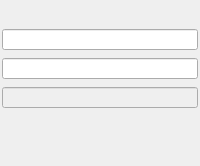
               <widget class="QFrame" name="frame_9">
                <property name="frameShape">
                 <enum>QFrame::NoFrame</enum>
                </property>
                <property name="frameShadow">
                 <enum>QFrame::Raised</enum>
                </property>
                <property name="lineWidth">
                 <number>0</number>
                </property>
                <layout class="QGridLayout" name="gridLayout_8" rowstretch="1,1,1,1,1,1,1,1">
                 <property name="leftMargin">
                  <number>2</number>
                 </property>
                 <property name="topMargin">
                  <number>2</number>
                 </property>
                 <property name="rightMargin">
                  <number>2</number>
                 </property>
                 <property name="bottomMargin">
                  <number>2</number>
                 </property>
                 <property name="horizontalSpacing">
                  <number>2</number>
                 </property>
                 <property name="verticalSpacing">
                  <number>8</number>
                 </property>
                 <item row="5" column="0">
                  <widget class="PyDMLineEdit" name="PyDMLineEdit_12">
                   <property name="enabled">
                    <bool>false</bool>
                   </property>
                   <property name="sizePolicy">
                    <sizepolicy hsizetype="Preferred" vsizetype="Preferred">
                     <horstretch>1</horstretch>
                     <verstretch>1</verstretch>
                    </sizepolicy>
                   </property>
                   <property name="maximumSize">
                    <size>
                     <width>16777215</width>
                     <height>16777215</height>
                    </size>
                   </property>
                   <property name="font">
                    <font>
                     <pointsize>8</pointsize>
                    </font>
                   </property>
                   <property name="toolTip">
                    <string/>
                   </property>
                   <property name="alarmSensitiveContent" stdset="0">
                    <bool>true</bool>
                   </property>
                   <property name="channel" stdset="0">
                    <string>ca://${DEV}:WFENG${ENG}_FRAFTTRG2</string>
                   </property>
                  </widget>
                 </item>
                 <item row="3" column="0">
                  <widget class="PyDMLineEdit" name="PyDMLineEdit_10">
                   <property name="sizePolicy">
                    <sizepolicy hsizetype="Preferred" vsizetype="Preferred">
                     <horstretch>1</horstretch>
                     <verstretch>1</verstretch>
                    </sizepolicy>
                   </property>
                   <property name="maximumSize">
                    <size>
                     <width>16777215</width>
                     <height>16777215</height>
                    </size>
                   </property>
                   <property name="font">
                    <font>
                     <pointsize>8</pointsize>
                    </font>
                   </property>
                   <property name="toolTip">
                    <string/>
                   </property>
                   <property name="readOnly">
                    <bool>false</bool>
                   </property>
                   <property name="alarmSensitiveContent" stdset="0">
                    <bool>true</bool>
                   </property>
                   <property name="channel" stdset="0">
                    <string>ca://${DEV}:WFENG${ENG}_STARTADDR2</string>
                   </property>
                   <property name="displayFormat" stdset="0">
                    <enum>PyDMLineEdit::Hex</enum>
                   </property>
                  </widget>
                 </item>
                 <item row="1" column="0">
                  <widget class="PyDMEnumButton" name="PyDMEnumButton_11">
                   <property name="sizePolicy">
                    <sizepolicy hsizetype="Preferred" vsizetype="Preferred">
                     <horstretch>1</horstretch>
                     <verstretch>1</verstretch>
                    </sizepolicy>
                   </property>
                   <property name="minimumSize">
                    <size>
                     <width>0</width>
                     <height>0</height>
                    </size>
                   </property>
                   <property name="maximumSize">
                    <size>
                     <width>16777215</width>
                     <height>48</height>
                    </size>
                   </property>
                   <property name="font">
                    <font>
                     <pointsize>8</pointsize>
                    </font>
                   </property>
                   <property name="toolTip">
                    <string/>
                   </property>
                   <property name="styleSheet">
                    <string notr="true">QPushButton{font: 8px;}</string>
                   </property>
                   <property name="channel" stdset="0">
                    <string>ca://${DEV}:WFENG${ENG}_MODE2</string>
                   </property>
                   <property name="orientation" stdset="0">
                    <enum>Qt::Horizontal</enum>
                   </property>
                   <property name="marginTop" stdset="0">
                    <number>0</number>
                   </property>
                   <property name="marginBottom" stdset="0">
                    <number>0</number>
                   </property>
                   <property name="marginLeft" stdset="0">
                    <number>0</number>
                   </property>
                   <property name="marginRight" stdset="0">
                    <number>0</number>
                   </property>
                   <property name="horizontalSpacing" stdset="0">
                    <number>0</number>
                   </property>
                   <property name="verticalSpacing" stdset="0">
                    <number>0</number>
                   </property>
                  </widget>
                 </item>
                 <item row="6" column="0">
                  <widget class="PyDMLabel" name="PyDMLabel_11">
                   <property name="sizePolicy">
                    <sizepolicy hsizetype="Preferred" vsizetype="Preferred">
                     <horstretch>1</horstretch>
                     <verstretch>1</verstretch>
                    </sizepolicy>
                   </property>
                   <property name="minimumSize">
                    <size>
                     <width>0</width>
                     <height>20</height>
                    </size>
                   </property>
                   <property name="maximumSize">
                    <size>
                     <width>16777215</width>
                     <height>28</height>
                    </size>
                   </property>
                   <property name="font">
                    <font>
                     <pointsize>8</pointsize>
                    </font>
                   </property>
                   <property name="toolTip">
                    <string/>
                   </property>
                   <property name="styleSheet">
                    <string notr="true"/>
                   </property>
                   <property name="text">
                    <string/>
                   </property>
                   <property name="alarmSensitiveContent" stdset="0">
                    <bool>true</bool>
                   </property>
                   <property name="channel" stdset="0">
                    <string>ca://${DEV}:WFENG${ENG}_WRADDR2</string>
                   </property>
                   <property name="displayFormat" stdset="0">
                    <enum>PyDMLabel::Hex</enum>
                   </property>
                  </widget>
                 </item>
                 <item row="2" column="0">
                  <widget class="PyDMEnumButton" name="PyDMEnumButton_12">
                   <property name="sizePolicy">
                    <sizepolicy hsizetype="Preferred" vsizetype="Preferred">
                     <horstretch>1</horstretch>
                     <verstretch>1</verstretch>
                    </sizepolicy>
                   </property>
                   <property name="minimumSize">
                    <size>
                     <width>0</width>
                     <height>0</height>
                    </size>
                   </property>
                   <property name="maximumSize">
                    <size>
                     <width>16777215</width>
                     <height>48</height>
                    </size>
                   </property>
                   <property name="font">
                    <font>
                     <pointsize>8</pointsize>
                    </font>
                   </property>
                   <property name="toolTip">
                    <string/>
                   </property>
                   <property name="styleSheet">
                    <string notr="true">QPushButton{font: 8px;}</string>
                   </property>
                   <property name="channel" stdset="0">
                    <string>ca://${DEV}:WFENG${ENG}_MSGDEST2</string>
                   </property>
                   <property name="orientation" stdset="0">
                    <enum>Qt::Horizontal</enum>
                   </property>
                   <property name="marginTop" stdset="0">
                    <number>0</number>
                   </property>
                   <property name="marginBottom" stdset="0">
                    <number>0</number>
                   </property>
                   <property name="marginLeft" stdset="0">
                    <number>0</number>
                   </property>
                   <property name="marginRight" stdset="0">
                    <number>0</number>
                   </property>
                   <property name="horizontalSpacing" stdset="0">
                    <number>0</number>
                   </property>
                   <property name="verticalSpacing" stdset="0">
                    <number>0</number>
                   </property>
                  </widget>
                 </item>
                 <item row="4" column="0">
                  <widget class="PyDMLineEdit" name="PyDMLineEdit_11">
                   <property name="enabled">
                    <bool>true</bool>
                   </property>
                   <property name="sizePolicy">
                    <sizepolicy hsizetype="Preferred" vsizetype="Preferred">
                     <horstretch>1</horstretch>
                     <verstretch>1</verstretch>
                    </sizepolicy>
                   </property>
                   <property name="maximumSize">
                    <size>
                     <width>16777215</width>
                     <height>16777215</height>
                    </size>
                   </property>
                   <property name="font">
                    <font>
                     <pointsize>8</pointsize>
                    </font>
                   </property>
                   <property name="toolTip">
                    <string/>
                   </property>
                   <property name="readOnly">
                    <bool>false</bool>
                   </property>
                   <property name="alarmSensitiveContent" stdset="0">
                    <bool>true</bool>
                   </property>
                   <property name="channel" stdset="0">
                    <string>ca://${DEV}:WFENG${ENG}_ENDADDR2</string>
                   </property>
                   <property name="displayFormat" stdset="0">
                    <enum>PyDMLineEdit::Hex</enum>
                   </property>
                  </widget>
                 </item>
                 <item row="7" column="0">
                  <widget class="PyDMLabel" name="PyDMLabel_12">
                   <property name="sizePolicy">
                    <sizepolicy hsizetype="Preferred" vsizetype="Preferred">
                     <horstretch>1</horstretch>
                     <verstretch>1</verstretch>
                    </sizepolicy>
                   </property>
                   <property name="minimumSize">
                    <size>
                     <width>0</width>
                     <height>20</height>
                    </size>
                   </property>
                   <property name="maximumSize">
                    <size>
                     <width>16777215</width>
                     <height>28</height>
                    </size>
                   </property>
                   <property name="font">
                    <font>
                     <pointsize>8</pointsize>
                    </font>
                   </property>
                   <property name="toolTip">
                    <string/>
                   </property>
                   <property name="styleSheet">
                    <string notr="true"/>
                   </property>
                   <property name="text">
                    <string/>
                   </property>
                   <property name="alarmSensitiveContent" stdset="0">
                    <bool>true</bool>
                   </property>
                   <property name="channel" stdset="0">
                    <string>ca://${DEV}:WFENG${ENG}_STATUS2</string>
                   </property>
                  </widget>
                 </item>
                 <item row="0" column="0">
                  <widget class="PyDMEnumButton" name="PyDMEnumButton_10">
                   <property name="sizePolicy">
                    <sizepolicy hsizetype="Preferred" vsizetype="Preferred">
                     <horstretch>1</horstretch>
                     <verstretch>1</verstretch>
                    </sizepolicy>
                   </property>
                   <property name="minimumSize">
                    <size>
                     <width>0</width>
                     <height>0</height>
                    </size>
                   </property>
                   <property name="maximumSize">
                    <size>
                     <width>16777215</width>
                     <height>48</height>
                    </size>
                   </property>
                   <property name="font">
                    <font>
                     <pointsize>8</pointsize>
                    </font>
                   </property>
                   <property name="toolTip">
                    <string/>
                   </property>
                   <property name="styleSheet">
                    <string notr="true">QPushButton{font: 8px;}</string>
                   </property>
                   <property name="channel" stdset="0">
                    <string>ca://${DEV}:WFENG${ENG}_ENABLE2</string>
                   </property>
                   <property name="orientation" stdset="0">
                    <enum>Qt::Horizontal</enum>
                   </property>
                   <property name="marginTop" stdset="0">
                    <number>0</number>
                   </property>
                   <property name="marginBottom" stdset="0">
                    <number>0</number>
                   </property>
                   <property name="marginLeft" stdset="0">
                    <number>0</number>
                   </property>
                   <property name="marginRight" stdset="0">
                    <number>0</number>
                   </property>
                   <property name="horizontalSpacing" stdset="0">
                    <number>0</number>
                   </property>
                   <property name="verticalSpacing" stdset="0">
                    <number>0</number>
                   </property>
                  </widget>
                 </item>
                </layout>
               </widget>
